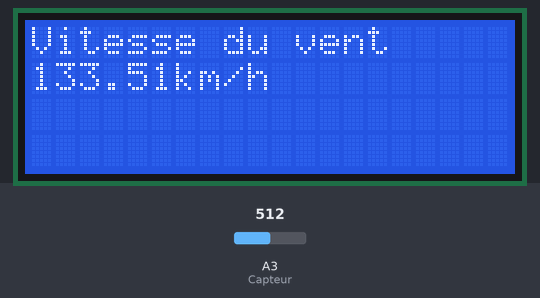
A sketch run on a simulated Arduino Uno, built with avr-gcc and run on an emulated ATmega328P. On the bench: 20×4 character LCD. Inputs (shaded band) come from the test bench; at power-on: A3 (Capteur) = 512. What the sketch prints to the serial monitor is not drawn.

Above: at 3.3 s.
3.4 s: A3 (Capteur) set to 716
At 4.7 s:
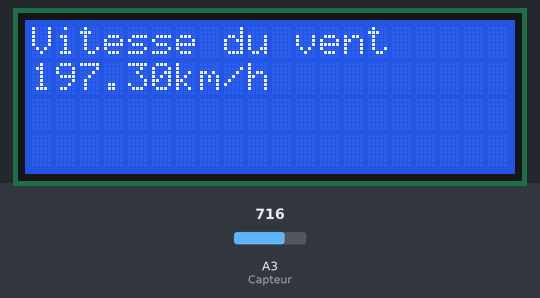
5.7 s: A3 (Capteur) set to 900
At 7.0 s:
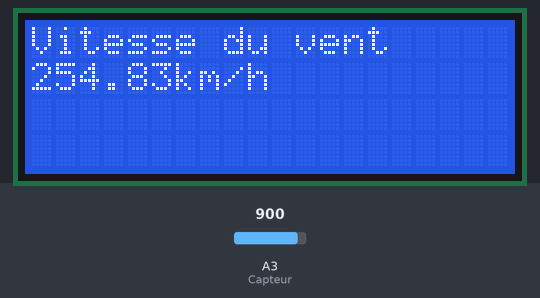
7.8 s: A3 (Capteur) set to 1023
At 9.3 s:
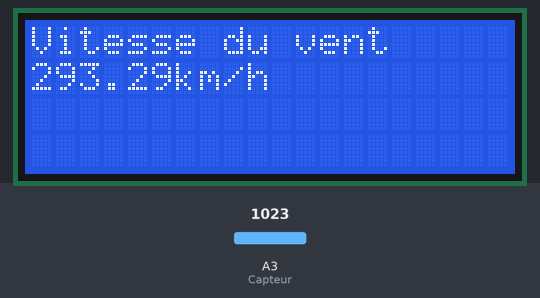
Timing chart, 0 to 10.8 s (numbered marks = the images above; inputs shaded):
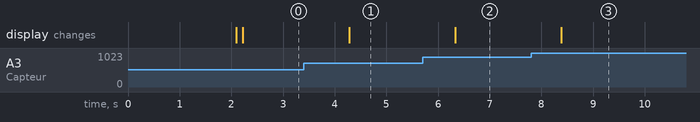

Measured:
- after the input at 3.4 s, the display: changes after 0.88 s (image 1)
- after the input at 5.7 s, the display: changes after 0.63 s (image 2)
- after the input at 7.8 s, the display: changes after 0.59 s (image 3)

The sketch:

TIPE_-_MONTAGE_N1.ino
```cpp
// TIPE 2020/2021 : MARCAL THOMAS
// MONTAGE N°1

// Initialiser l'écran LCD -> Inclusion des librairies utilisées
#include <Wire.h>
#include <LiquidCrystal_I2C.h>      // Ajout de la librairie pour afficheur écran LCD
LiquidCrystal_I2C lcd(0x27, 20, 4);

// Definition des variables
int Capteur = A3;         // Définition de la pin A3 de la carte en tant que variable => pin à laquelle la sortie de l'anémomètre est connectée
int ValeurCapteur0 = 120; // Valeur de sécurité trouver expérimentalement => seuil pour une valeur de vitesse du vent faible
int Delai = 1000;         // Delai d'affichage de 1 seconde
float VitesseVent = 0;
float VitesseVentF = 0;
float Temps = 0.0;
float TempsSec = 0.0;

// Caractéristique ANEMOMETRE ADAFRUIT
float TensionMin = 0.4;  // Tension de sortie minimale de l'anémomètre en V.
float VitVentMin = 0.01; // Vitesse du vent en m/s correspondant à la tension minimale
float TensionMax = 2;    // Tension de sortie maximale de l'anémomètre en V.
float VitVentMax = 32.4; // Vitesse du vent en m/s correspondant à la tension maximale

void setup() { // Debut de la fonction setup

  lcd.init();      // Initialisation de l'écran
  lcd.backlight();

// FONCTIONALITE / PRESENTATION MONTAGE
  lcd.setCursor (0, 0);
  lcd.print ("- ANEMOMETRE   -");
  lcd.setCursor (0, 1);
  lcd.print ("- MONTAGE N.1  -");
  delay(2000); // Pause de 2 secondes

  lcd.clear ();
  delay(100);

  Serial.begin (9600);// Définit le débit de données en bits par seconde (bauds) pour la transmission de données série
} // Fin de la fonction setup()

void loop() { // Debut de la fonction loop()

  int ValeurCapteur = analogRead(Capteur); //Lit la valeur de la pin analogique A3 => cartes Arduino contient un convertisseur analogique-numérique 10 bits multicanaux donc renvoie les tensions d'entrée entre 0 et la tension de fonctionnement 5V en valeurs entières comprises entre 0 et 1023.
  float TensionSortie = ValeurCapteur * (5.0/1023.0); // Convertit la valeur du capteur en tension réelle
  Temps = millis();      // Renvois le temps en millisecondes
  TempsSec = Temps/1000; // Renvois le temps en secondes
  if ((TensionSortie < TensionMin) or (ValeurCapteur0 > ValeurCapteur)) { // Conditions non respectées ne permettant pas d'afficher une valeur précise du vent
    VitesseVentF = VitVentMin; // Vitesse du vent renvoyé est nulle
  } else {
    VitesseVent = ((TensionSortie - TensionMin) * VitVentMax / (TensionMax - TensionMin)); // Pour les tensions supérieures à la valeur minimale, utilisez la relation donnée par le constructeur pour calculer la vitesse du vent.
    VitesseVentF = 0.8776*VitesseVent*3.6-1,3458; // Application de la fonction étallonage et conversion en km/h
  }

// AFFICHAGE POUR L'ECRAN LCD
  lcd.setCursor (0, 0);
  lcd.print ("Vitesse du vent");
  lcd.setCursor (0, 1);
  lcd.print (VitesseVentF);
  lcd.setCursor (6, 1);
  lcd.print ("km/h");

// AFFICHAGE POUR EXTRAIRE LES DONNEES DE VITESSE ET DE TEMPS
  Serial.print(VitesseVentF);
  Serial.print(",");
  Serial.println(TempsSec);

  delay(Delai); // Delai de 1 secondes
} // Fin de la fonction loop()

// FIN
```
